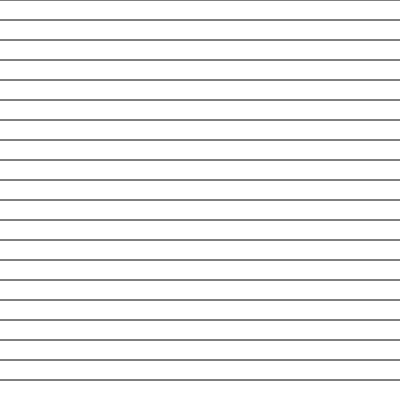
Frame 1 (no input)
Frame 60 (no input): identical to frame 1, image omitted
Frame 120 (the mouse pressed at the canvas centre since frame 60): identical to frame 1, image omitted

The p5.js sketch that drew this single still picture (run headless with seeded random() and noise() and a simulated clock; from frame 60 on, the mouse is pressed at the canvas centre):

// p5.js sketch
// ── sketch.js
function setup() {
	createCanvas(400, 400);
}

function draw() {
	background(255);
	var y = 0;
	while (y < height) {
		stroke(0);
		line(0, y, width, y);
		y = y + 20;
	}

}
